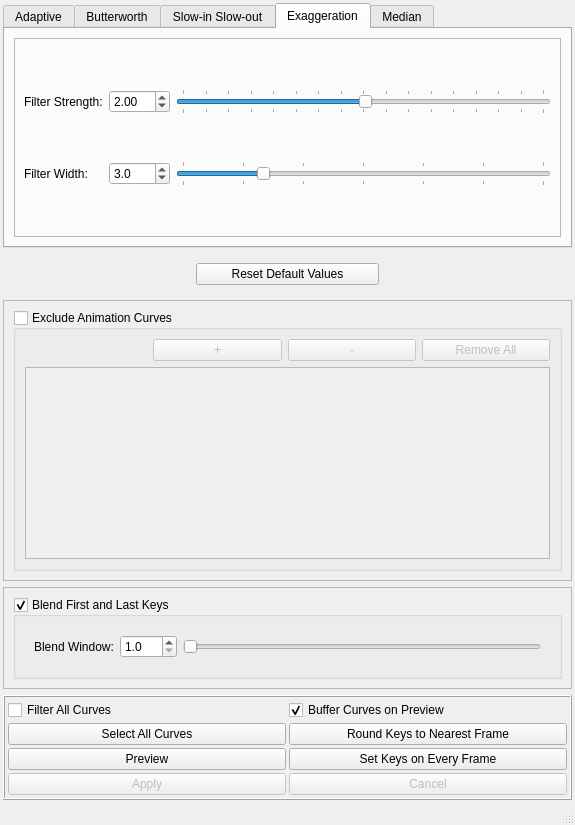
<?xml version="1.0" encoding="UTF-8"?>
<ui version="4.0">
 <class>animFiltersWindow</class>
 <widget class="QMainWindow" name="animFiltersWindow">
  <property name="geometry">
   <rect>
    <x>0</x>
    <y>0</y>
    <width>575</width>
    <height>817</height>
   </rect>
  </property>
  <property name="sizePolicy">
   <sizepolicy hsizetype="Expanding" vsizetype="Preferred">
    <horstretch>0</horstretch>
    <verstretch>0</verstretch>
   </sizepolicy>
  </property>
  <property name="minimumSize">
   <size>
    <width>0</width>
    <height>0</height>
   </size>
  </property>
  <property name="windowTitle">
   <string>Animation Filters</string>
  </property>
  <widget class="QWidget" name="centralwidget">
   <property name="sizePolicy">
    <sizepolicy hsizetype="Preferred" vsizetype="Minimum">
     <horstretch>0</horstretch>
     <verstretch>0</verstretch>
    </sizepolicy>
   </property>
   <layout class="QVBoxLayout" name="verticalLayout">
    <property name="leftMargin">
     <number>3</number>
    </property>
    <property name="topMargin">
     <number>3</number>
    </property>
    <property name="rightMargin">
     <number>3</number>
    </property>
    <property name="bottomMargin">
     <number>3</number>
    </property>
    <item>
     <layout class="QVBoxLayout" name="verticalLayout_12" stretch="0,0,0,0">
      <property name="sizeConstraint">
       <enum>QLayout::SetDefaultConstraint</enum>
      </property>
      <item>
       <widget class="QTabWidget" name="tabWidget">
        <property name="enabled">
         <bool>true</bool>
        </property>
        <property name="sizePolicy">
         <sizepolicy hsizetype="Preferred" vsizetype="Preferred">
          <horstretch>0</horstretch>
          <verstretch>0</verstretch>
         </sizepolicy>
        </property>
        <property name="minimumSize">
         <size>
          <width>0</width>
          <height>0</height>
         </size>
        </property>
        <property name="maximumSize">
         <size>
          <width>16777215</width>
          <height>1000</height>
         </size>
        </property>
        <property name="currentIndex">
         <number>3</number>
        </property>
        <property name="movable">
         <bool>false</bool>
        </property>
        <widget class="QWidget" name="adaptiveCurveTab">
         <property name="sizePolicy">
          <sizepolicy hsizetype="Preferred" vsizetype="Minimum">
           <horstretch>0</horstretch>
           <verstretch>0</verstretch>
          </sizepolicy>
         </property>
         <attribute name="title">
          <string>Adaptive</string>
         </attribute>
         <layout class="QGridLayout" name="gridLayout_3">
          <item row="0" column="0">
           <widget class="QFrame" name="frame_6">
            <property name="frameShape">
             <enum>QFrame::StyledPanel</enum>
            </property>
            <property name="frameShadow">
             <enum>QFrame::Raised</enum>
            </property>
            <layout class="QGridLayout" name="gridLayout_10">
             <item row="1" column="2">
              <widget class="QSlider" name="multiSlider">
               <property name="toolTip">
                <string>Threshold = Threshold * Multiplier</string>
               </property>
               <property name="minimum">
                <number>1</number>
               </property>
               <property name="maximum">
                <number>500</number>
               </property>
               <property name="orientation">
                <enum>Qt::Horizontal</enum>
               </property>
              </widget>
             </item>
             <item row="0" column="1">
              <widget class="QDoubleSpinBox" name="thresholdSpinBox">
               <property name="toolTip">
                <string>Threshold = Threshold * Multiplier</string>
               </property>
               <property name="decimals">
                <number>3</number>
               </property>
               <property name="minimum">
                <double>0.000000000000000</double>
               </property>
               <property name="maximum">
                <double>1.000000000000000</double>
               </property>
               <property name="singleStep">
                <double>0.001000000000000</double>
               </property>
               <property name="value">
                <double>0.500000000000000</double>
               </property>
              </widget>
             </item>
             <item row="1" column="0">
              <widget class="QLabel" name="label">
               <property name="text">
                <string>Multiplier:</string>
               </property>
              </widget>
             </item>
             <item row="0" column="0">
              <widget class="QLabel" name="label_7">
               <property name="text">
                <string>Threshold:</string>
               </property>
              </widget>
             </item>
             <item row="1" column="1">
              <widget class="QSpinBox" name="multiSpinBox">
               <property name="toolTip">
                <string>Threshold = Threshold * Multiplier</string>
               </property>
               <property name="minimum">
                <number>1</number>
               </property>
               <property name="maximum">
                <number>500</number>
               </property>
              </widget>
             </item>
             <item row="0" column="2">
              <widget class="QSlider" name="thresholdSlider">
               <property name="toolTip">
                <string>Threshold = Threshold * Multiplier</string>
               </property>
               <property name="minimum">
                <number>0</number>
               </property>
               <property name="maximum">
                <number>1000</number>
               </property>
               <property name="value">
                <number>500</number>
               </property>
               <property name="orientation">
                <enum>Qt::Horizontal</enum>
               </property>
              </widget>
             </item>
            </layout>
           </widget>
          </item>
         </layout>
        </widget>
        <widget class="QWidget" name="butterworthTab">
         <property name="sizePolicy">
          <sizepolicy hsizetype="Preferred" vsizetype="Minimum">
           <horstretch>0</horstretch>
           <verstretch>0</verstretch>
          </sizepolicy>
         </property>
         <attribute name="title">
          <string>Butterworth</string>
         </attribute>
         <layout class="QGridLayout" name="gridLayout_2">
          <item row="0" column="0">
           <widget class="QFrame" name="frame_5">
            <property name="frameShape">
             <enum>QFrame::StyledPanel</enum>
            </property>
            <property name="frameShadow">
             <enum>QFrame::Raised</enum>
            </property>
            <layout class="QGridLayout" name="gridLayout_9">
             <item row="0" column="0">
              <widget class="QLabel" name="label_4">
               <property name="text">
                <string>Sample Frequency:</string>
               </property>
              </widget>
             </item>
             <item row="0" column="1">
              <widget class="QSpinBox" name="butterSampleFreqSpinBox">
               <property name="toolTip">
                <string>Sampling rate of the filtered curve</string>
               </property>
               <property name="minimum">
                <number>4</number>
               </property>
               <property name="maximum">
                <number>120</number>
               </property>
               <property name="value">
                <number>30</number>
               </property>
              </widget>
             </item>
             <item row="0" column="2">
              <widget class="QSlider" name="butterSampleFreqSlider">
               <property name="toolTip">
                <string>Sampling rate of the filtered curve</string>
               </property>
               <property name="minimum">
                <number>4</number>
               </property>
               <property name="maximum">
                <number>120</number>
               </property>
               <property name="value">
                <number>30</number>
               </property>
               <property name="tracking">
                <bool>false</bool>
               </property>
               <property name="orientation">
                <enum>Qt::Horizontal</enum>
               </property>
              </widget>
             </item>
             <item row="1" column="0">
              <widget class="QLabel" name="label_5">
               <property name="text">
                <string>Cutoff Frequency:</string>
               </property>
              </widget>
             </item>
             <item row="1" column="1">
              <widget class="QDoubleSpinBox" name="butterCutoffFreqSpinBox">
               <property name="toolTip">
                <string>Frequencies higher than this value will be removed</string>
               </property>
               <property name="minimum">
                <double>-30.100000000000001</double>
               </property>
               <property name="maximum">
                <double>30.000000000000000</double>
               </property>
               <property name="singleStep">
                <double>0.100000000000000</double>
               </property>
               <property name="value">
                <double>5.000000000000000</double>
               </property>
              </widget>
             </item>
             <item row="1" column="2">
              <widget class="QSlider" name="butterCutoffFreqSlider">
               <property name="toolTip">
                <string>Frequencies higher than this value will be removed</string>
               </property>
               <property name="minimum">
                <number>10</number>
               </property>
               <property name="maximum">
                <number>3000</number>
               </property>
               <property name="singleStep">
                <number>10</number>
               </property>
               <property name="pageStep">
                <number>100</number>
               </property>
               <property name="value">
                <number>500</number>
               </property>
               <property name="tracking">
                <bool>false</bool>
               </property>
               <property name="orientation">
                <enum>Qt::Horizontal</enum>
               </property>
              </widget>
             </item>
             <item row="2" column="0">
              <widget class="QLabel" name="label_6">
               <property name="text">
                <string>Order:</string>
               </property>
              </widget>
             </item>
             <item row="2" column="1">
              <widget class="QSpinBox" name="butterOrderSpinBox">
               <property name="toolTip">
                <string>Changes frequency response (roll off)</string>
               </property>
               <property name="minimum">
                <number>1</number>
               </property>
               <property name="maximum">
                <number>10</number>
               </property>
               <property name="value">
                <number>5</number>
               </property>
              </widget>
             </item>
             <item row="2" column="2">
              <widget class="QSlider" name="butterOrderSlider">
               <property name="toolTip">
                <string>Changes frequency response (roll off)</string>
               </property>
               <property name="minimum">
                <number>1</number>
               </property>
               <property name="maximum">
                <number>10</number>
               </property>
               <property name="pageStep">
                <number>1</number>
               </property>
               <property name="value">
                <number>5</number>
               </property>
               <property name="tracking">
                <bool>false</bool>
               </property>
               <property name="orientation">
                <enum>Qt::Horizontal</enum>
               </property>
              </widget>
             </item>
            </layout>
           </widget>
          </item>
         </layout>
        </widget>
        <widget class="QWidget" name="slowInSlowOutTab">
         <property name="sizePolicy">
          <sizepolicy hsizetype="Preferred" vsizetype="Preferred">
           <horstretch>0</horstretch>
           <verstretch>0</verstretch>
          </sizepolicy>
         </property>
         <attribute name="title">
          <string>Slow-in Slow-out</string>
         </attribute>
         <layout class="QVBoxLayout" name="verticalLayout_5">
          <item>
           <widget class="QFrame" name="frame_4">
            <property name="frameShape">
             <enum>QFrame::StyledPanel</enum>
            </property>
            <property name="frameShadow">
             <enum>QFrame::Raised</enum>
            </property>
            <layout class="QGridLayout" name="gridLayout_7">
             <item row="1" column="0">
              <widget class="QLabel" name="label_2">
               <property name="toolTip">
                <string>Minimum number of keys between two turning points of a curve</string>
               </property>
               <property name="text">
                <string>Scale Factor:</string>
               </property>
              </widget>
             </item>
             <item row="0" column="2">
              <widget class="QSlider" name="slowInSlider">
               <property name="toolTip">
                <string>Number of frames</string>
               </property>
               <property name="minimum">
                <number>0</number>
               </property>
               <property name="maximum">
                <number>10</number>
               </property>
               <property name="singleStep">
                <number>1</number>
               </property>
               <property name="pageStep">
                <number>1</number>
               </property>
               <property name="value">
                <number>0</number>
               </property>
               <property name="tracking">
                <bool>false</bool>
               </property>
               <property name="orientation">
                <enum>Qt::Horizontal</enum>
               </property>
               <property name="tickPosition">
                <enum>QSlider::TicksBothSides</enum>
               </property>
               <property name="tickInterval">
                <number>10</number>
               </property>
              </widget>
             </item>
             <item row="1" column="1">
              <widget class="QDoubleSpinBox" name="slowInScaleSpinBox">
               <property name="wrapping">
                <bool>false</bool>
               </property>
               <property name="decimals">
                <number>1</number>
               </property>
               <property name="minimum">
                <double>0.100000000000000</double>
               </property>
               <property name="maximum">
                <double>1.000000000000000</double>
               </property>
               <property name="singleStep">
                <double>0.100000000000000</double>
               </property>
               <property name="value">
                <double>0.700000000000000</double>
               </property>
              </widget>
             </item>
             <item row="1" column="2">
              <widget class="QSlider" name="slowInScaleSlider">
               <property name="layoutDirection">
                <enum>Qt::LeftToRight</enum>
               </property>
               <property name="minimum">
                <number>10</number>
               </property>
               <property name="maximum">
                <number>100</number>
               </property>
               <property name="singleStep">
                <number>10</number>
               </property>
               <property name="value">
                <number>70</number>
               </property>
               <property name="tracking">
                <bool>false</bool>
               </property>
               <property name="orientation">
                <enum>Qt::Horizontal</enum>
               </property>
               <property name="tickPosition">
                <enum>QSlider::TicksBothSides</enum>
               </property>
               <property name="tickInterval">
                <number>10</number>
               </property>
              </widget>
             </item>
             <item row="0" column="0">
              <widget class="QLabel" name="offset">
               <property name="toolTip">
                <string>Determines how abruptly the motion accelerates (lower=more abrupt)</string>
               </property>
               <property name="text">
                <string>Skip:</string>
               </property>
              </widget>
             </item>
             <item row="0" column="1">
              <widget class="QSpinBox" name="slowInSpinBox">
               <property name="minimum">
                <number>0</number>
               </property>
               <property name="maximum">
                <number>10</number>
               </property>
               <property name="stepType">
                <enum>QAbstractSpinBox::DefaultStepType</enum>
               </property>
               <property name="value">
                <number>0</number>
               </property>
              </widget>
             </item>
            </layout>
           </widget>
          </item>
          <item>
           <widget class="QFrame" name="frame_7">
            <property name="frameShape">
             <enum>QFrame::StyledPanel</enum>
            </property>
            <property name="frameShadow">
             <enum>QFrame::Raised</enum>
            </property>
            <layout class="QGridLayout" name="gridLayout_11">
             <item row="0" column="0">
              <widget class="QGroupBox" name="controllingCurveGroupBox">
               <property name="sizePolicy">
                <sizepolicy hsizetype="Preferred" vsizetype="Preferred">
                 <horstretch>0</horstretch>
                 <verstretch>0</verstretch>
                </sizepolicy>
               </property>
               <property name="title">
                <string>Controlling Curve</string>
               </property>
               <property name="flat">
                <bool>false</bool>
               </property>
               <property name="checkable">
                <bool>true</bool>
               </property>
               <property name="checked">
                <bool>false</bool>
               </property>
               <layout class="QGridLayout" name="gridLayout_6">
                <item row="0" column="0">
                 <widget class="QPushButton" name="addControl">
                  <property name="text">
                   <string>+</string>
                  </property>
                 </widget>
                </item>
                <item row="0" column="1">
                 <widget class="QPushButton" name="removeControl">
                  <property name="text">
                   <string>-</string>
                  </property>
                 </widget>
                </item>
                <item row="1" column="0" colspan="2">
                 <widget class="QListWidget" name="controllingCurveList">
                  <property name="sizePolicy">
                   <sizepolicy hsizetype="Preferred" vsizetype="Fixed">
                    <horstretch>0</horstretch>
                    <verstretch>0</verstretch>
                   </sizepolicy>
                  </property>
                  <property name="maximumSize">
                   <size>
                    <width>16777215</width>
                    <height>25</height>
                   </size>
                  </property>
                 </widget>
                </item>
               </layout>
              </widget>
             </item>
            </layout>
           </widget>
          </item>
         </layout>
        </widget>
        <widget class="QWidget" name="laplacianCurveTab">
         <property name="sizePolicy">
          <sizepolicy hsizetype="Preferred" vsizetype="Preferred">
           <horstretch>0</horstretch>
           <verstretch>2</verstretch>
          </sizepolicy>
         </property>
         <property name="minimumSize">
          <size>
           <width>0</width>
           <height>215</height>
          </size>
         </property>
         <attribute name="title">
          <string>Exaggeration</string>
         </attribute>
         <layout class="QVBoxLayout" name="verticalLayout_7">
          <item>
           <widget class="QFrame" name="frame_3">
            <property name="frameShape">
             <enum>QFrame::StyledPanel</enum>
            </property>
            <property name="frameShadow">
             <enum>QFrame::Raised</enum>
            </property>
            <layout class="QGridLayout" name="gridLayout_8">
             <item row="0" column="0">
              <widget class="QLabel" name="label_10">
               <property name="text">
                <string>Filter Strength:</string>
               </property>
              </widget>
             </item>
             <item row="0" column="1">
              <widget class="QDoubleSpinBox" name="factorSpinBox">
               <property name="toolTip">
                <string>Factor the curve is scaled by</string>
               </property>
               <property name="decimals">
                <number>2</number>
               </property>
               <property name="minimum">
                <double>-50.000000000000000</double>
               </property>
               <property name="maximum">
                <double>50.000000000000000</double>
               </property>
               <property name="singleStep">
                <double>0.050000000000000</double>
               </property>
               <property name="value">
                <double>2.000000000000000</double>
               </property>
              </widget>
             </item>
             <item row="0" column="2">
              <widget class="QSlider" name="factorSlider">
               <property name="toolTip">
                <string>Factor the curve is scaled by</string>
               </property>
               <property name="minimum">
                <number>-200</number>
               </property>
               <property name="maximum">
                <number>200</number>
               </property>
               <property name="value">
                <number>2</number>
               </property>
               <property name="tracking">
                <bool>false</bool>
               </property>
               <property name="orientation">
                <enum>Qt::Horizontal</enum>
               </property>
               <property name="tickPosition">
                <enum>QSlider::TicksBothSides</enum>
               </property>
               <property name="tickInterval">
                <number>25</number>
               </property>
              </widget>
             </item>
             <item row="1" column="0">
              <widget class="QLabel" name="label_9">
               <property name="text">
                <string>Filter Width:</string>
               </property>
              </widget>
             </item>
             <item row="1" column="1">
              <widget class="QDoubleSpinBox" name="sigmaSpinBox">
               <property name="toolTip">
                <string>Sigma of Gaussian Function</string>
               </property>
               <property name="decimals">
                <number>1</number>
               </property>
               <property name="minimum">
                <double>0.100000000000000</double>
               </property>
               <property name="maximum">
                <double>10.000000000000000</double>
               </property>
               <property name="singleStep">
                <double>0.100000000000000</double>
               </property>
               <property name="value">
                <double>3.000000000000000</double>
               </property>
              </widget>
             </item>
             <item row="1" column="2">
              <widget class="QSlider" name="sigmaSlider">
               <property name="toolTip">
                <string>Sigma of Gaussian Function</string>
               </property>
               <property name="minimum">
                <number>10</number>
               </property>
               <property name="maximum">
                <number>100</number>
               </property>
               <property name="singleStep">
                <number>15</number>
               </property>
               <property name="pageStep">
                <number>15</number>
               </property>
               <property name="value">
                <number>30</number>
               </property>
               <property name="tracking">
                <bool>false</bool>
               </property>
               <property name="orientation">
                <enum>Qt::Horizontal</enum>
               </property>
               <property name="tickPosition">
                <enum>QSlider::TicksBothSides</enum>
               </property>
               <property name="tickInterval">
                <number>15</number>
               </property>
              </widget>
             </item>
            </layout>
           </widget>
          </item>
         </layout>
        </widget>
        <widget class="QWidget" name="medianTab">
         <property name="sizePolicy">
          <sizepolicy hsizetype="Preferred" vsizetype="Minimum">
           <horstretch>0</horstretch>
           <verstretch>0</verstretch>
          </sizepolicy>
         </property>
         <attribute name="title">
          <string>Median</string>
         </attribute>
         <layout class="QVBoxLayout" name="verticalLayout_4">
          <item>
           <widget class="QFrame" name="frame_2">
            <property name="frameShape">
             <enum>QFrame::StyledPanel</enum>
            </property>
            <property name="frameShadow">
             <enum>QFrame::Raised</enum>
            </property>
            <layout class="QHBoxLayout" name="horizontalLayout">
             <item>
              <widget class="QLabel" name="label_3">
               <property name="text">
                <string>Window size:</string>
               </property>
              </widget>
             </item>
             <item>
              <widget class="QSpinBox" name="medianSpinBox">
               <property name="toolTip">
                <string>Number of frames</string>
               </property>
               <property name="minimum">
                <number>1</number>
               </property>
               <property name="singleStep">
                <number>2</number>
               </property>
               <property name="value">
                <number>35</number>
               </property>
              </widget>
             </item>
             <item>
              <widget class="QSlider" name="medianSlider">
               <property name="toolTip">
                <string>Number of frames</string>
               </property>
               <property name="minimum">
                <number>1</number>
               </property>
               <property name="singleStep">
                <number>2</number>
               </property>
               <property name="value">
                <number>35</number>
               </property>
               <property name="orientation">
                <enum>Qt::Horizontal</enum>
               </property>
              </widget>
             </item>
            </layout>
           </widget>
          </item>
         </layout>
        </widget>
       </widget>
      </item>
      <item>
       <widget class="QFrame" name="frame_10">
        <property name="frameShape">
         <enum>QFrame::NoFrame</enum>
        </property>
        <property name="frameShadow">
         <enum>QFrame::Raised</enum>
        </property>
        <layout class="QHBoxLayout" name="horizontalLayout_4">
         <item>
          <spacer name="horizontalSpacer_2">
           <property name="orientation">
            <enum>Qt::Horizontal</enum>
           </property>
           <property name="sizeHint" stdset="0">
            <size>
             <width>20</width>
             <height>20</height>
            </size>
           </property>
          </spacer>
         </item>
         <item>
          <widget class="QPushButton" name="resetButton">
           <property name="enabled">
            <bool>true</bool>
           </property>
           <property name="sizePolicy">
            <sizepolicy hsizetype="MinimumExpanding" vsizetype="Fixed">
             <horstretch>0</horstretch>
             <verstretch>0</verstretch>
            </sizepolicy>
           </property>
           <property name="toolTip">
            <string>Reset filter settings</string>
           </property>
           <property name="text">
            <string>Reset Default Values</string>
           </property>
          </widget>
         </item>
         <item>
          <spacer name="horizontalSpacer_3">
           <property name="orientation">
            <enum>Qt::Horizontal</enum>
           </property>
           <property name="sizeHint" stdset="0">
            <size>
             <width>20</width>
             <height>20</height>
            </size>
           </property>
          </spacer>
         </item>
        </layout>
       </widget>
      </item>
      <item>
       <widget class="QFrame" name="frame_8">
        <property name="frameShape">
         <enum>QFrame::StyledPanel</enum>
        </property>
        <property name="frameShadow">
         <enum>QFrame::Plain</enum>
        </property>
        <layout class="QVBoxLayout" name="verticalLayout_6">
         <item>
          <widget class="QGroupBox" name="excludeGroupBox">
           <property name="enabled">
            <bool>true</bool>
           </property>
           <property name="mouseTracking">
            <bool>false</bool>
           </property>
           <property name="toolTip">
            <string>When enabled, excludes curves in the list from filtering even if they are selected</string>
           </property>
           <property name="autoFillBackground">
            <bool>false</bool>
           </property>
           <property name="title">
            <string>Exclude Animation Curves</string>
           </property>
           <property name="checkable">
            <bool>true</bool>
           </property>
           <property name="checked">
            <bool>false</bool>
           </property>
           <layout class="QVBoxLayout" name="verticalLayout_2">
            <item>
             <layout class="QGridLayout" name="gridLayout_5" rowstretch="0">
              <property name="rightMargin">
               <number>0</number>
              </property>
              <item row="0" column="1">
               <widget class="QPushButton" name="addButton">
                <property name="sizePolicy">
                 <sizepolicy hsizetype="Expanding" vsizetype="Fixed">
                  <horstretch>0</horstretch>
                  <verstretch>0</verstretch>
                 </sizepolicy>
                </property>
                <property name="text">
                 <string>+</string>
                </property>
               </widget>
              </item>
              <item row="0" column="2">
               <widget class="QPushButton" name="removeButton">
                <property name="sizePolicy">
                 <sizepolicy hsizetype="Expanding" vsizetype="Fixed">
                  <horstretch>0</horstretch>
                  <verstretch>0</verstretch>
                 </sizepolicy>
                </property>
                <property name="text">
                 <string>-</string>
                </property>
               </widget>
              </item>
              <item row="0" column="0">
               <spacer name="horizontalSpacer">
                <property name="orientation">
                 <enum>Qt::Horizontal</enum>
                </property>
                <property name="sizeType">
                 <enum>QSizePolicy::Expanding</enum>
                </property>
                <property name="sizeHint" stdset="0">
                 <size>
                  <width>40</width>
                  <height>20</height>
                 </size>
                </property>
               </spacer>
              </item>
              <item row="0" column="3">
               <widget class="QPushButton" name="removeAllButton">
                <property name="sizePolicy">
                 <sizepolicy hsizetype="Expanding" vsizetype="Fixed">
                  <horstretch>0</horstretch>
                  <verstretch>0</verstretch>
                 </sizepolicy>
                </property>
                <property name="text">
                 <string>Remove All</string>
                </property>
                <property name="checkable">
                 <bool>false</bool>
                </property>
                <property name="checked">
                 <bool>false</bool>
                </property>
               </widget>
              </item>
             </layout>
            </item>
            <item>
             <widget class="QListWidget" name="listWidget">
              <property name="sizePolicy">
               <sizepolicy hsizetype="Expanding" vsizetype="Expanding">
                <horstretch>1</horstretch>
                <verstretch>1</verstretch>
               </sizepolicy>
              </property>
              <property name="dragEnabled">
               <bool>true</bool>
              </property>
              <property name="alternatingRowColors">
               <bool>true</bool>
              </property>
              <property name="selectionMode">
               <enum>QAbstractItemView::MultiSelection</enum>
              </property>
              <property name="sortingEnabled">
               <bool>true</bool>
              </property>
             </widget>
            </item>
           </layout>
          </widget>
         </item>
        </layout>
       </widget>
      </item>
      <item>
       <widget class="QFrame" name="frame_9">
        <property name="frameShape">
         <enum>QFrame::StyledPanel</enum>
        </property>
        <property name="frameShadow">
         <enum>QFrame::Plain</enum>
        </property>
        <layout class="QHBoxLayout" name="horizontalLayout_3">
         <item>
          <widget class="QGroupBox" name="loopedAnimCheckBox">
           <property name="enabled">
            <bool>true</bool>
           </property>
           <property name="sizePolicy">
            <sizepolicy hsizetype="Preferred" vsizetype="Preferred">
             <horstretch>0</horstretch>
             <verstretch>0</verstretch>
            </sizepolicy>
           </property>
           <property name="title">
            <string>Blend First and Last Keys</string>
           </property>
           <property name="checkable">
            <bool>true</bool>
           </property>
           <layout class="QVBoxLayout" name="verticalLayout_3">
            <item>
             <layout class="QHBoxLayout" name="horizontalLayout_2">
              <property name="leftMargin">
               <number>9</number>
              </property>
              <property name="topMargin">
               <number>9</number>
              </property>
              <property name="rightMargin">
               <number>9</number>
              </property>
              <property name="bottomMargin">
               <number>9</number>
              </property>
              <item>
               <widget class="QLabel" name="label_8">
                <property name="text">
                 <string>Blend Window:</string>
                </property>
               </widget>
              </item>
              <item>
               <widget class="QDoubleSpinBox" name="blendWindowSpinBox">
                <property name="toolTip">
                 <string>Window Size</string>
                </property>
                <property name="decimals">
                 <number>1</number>
                </property>
                <property name="minimum">
                 <double>1.000000000000000</double>
                </property>
                <property name="maximum">
                 <double>100.000000000000000</double>
                </property>
                <property name="singleStep">
                 <double>1.000000000000000</double>
                </property>
                <property name="value">
                 <double>1.000000000000000</double>
                </property>
               </widget>
              </item>
              <item>
               <widget class="QSlider" name="blendWindowSlider">
                <property name="toolTip">
                 <string>Window Size</string>
                </property>
                <property name="minimum">
                 <number>1</number>
                </property>
                <property name="maximum">
                 <number>100</number>
                </property>
                <property name="value">
                 <number>1</number>
                </property>
                <property name="tracking">
                 <bool>false</bool>
                </property>
                <property name="orientation">
                 <enum>Qt::Horizontal</enum>
                </property>
               </widget>
              </item>
             </layout>
            </item>
           </layout>
          </widget>
         </item>
        </layout>
       </widget>
      </item>
     </layout>
    </item>
    <item>
     <widget class="QFrame" name="frame">
      <property name="sizePolicy">
       <sizepolicy hsizetype="Preferred" vsizetype="Minimum">
        <horstretch>0</horstretch>
        <verstretch>0</verstretch>
       </sizepolicy>
      </property>
      <property name="autoFillBackground">
       <bool>true</bool>
      </property>
      <property name="frameShape">
       <enum>QFrame::Box</enum>
      </property>
      <property name="frameShadow">
       <enum>QFrame::Raised</enum>
      </property>
      <layout class="QGridLayout" name="gridLayout">
       <property name="leftMargin">
        <number>3</number>
       </property>
       <property name="topMargin">
        <number>3</number>
       </property>
       <property name="rightMargin">
        <number>3</number>
       </property>
       <property name="bottomMargin">
        <number>3</number>
       </property>
       <property name="spacing">
        <number>3</number>
       </property>
       <item row="5" column="0">
        <widget class="QPushButton" name="applyButton">
         <property name="enabled">
          <bool>false</bool>
         </property>
         <property name="text">
          <string>Apply</string>
         </property>
        </widget>
       </item>
       <item row="3" column="0">
        <widget class="QPushButton" name="selectAllButton">
         <property name="text">
          <string>Select All Curves</string>
         </property>
        </widget>
       </item>
       <item row="5" column="1">
        <widget class="QPushButton" name="cancelButton">
         <property name="enabled">
          <bool>false</bool>
         </property>
         <property name="text">
          <string>Cancel</string>
         </property>
        </widget>
       </item>
       <item row="3" column="1">
        <widget class="QPushButton" name="deleteInbetweenButton">
         <property name="text">
          <string>Round Keys to Nearest Frame</string>
         </property>
        </widget>
       </item>
       <item row="4" column="1">
        <widget class="QPushButton" name="evenOutButton">
         <property name="text">
          <string>Set Keys on Every Frame</string>
         </property>
        </widget>
       </item>
       <item row="4" column="0">
        <widget class="QPushButton" name="previewButton">
         <property name="toolTip">
          <string>Preview the filter effect</string>
         </property>
         <property name="text">
          <string>Preview</string>
         </property>
        </widget>
       </item>
       <item row="1" column="1">
        <widget class="QCheckBox" name="bufferCurvesCheckBox">
         <property name="text">
          <string>Buffer Curves on Preview</string>
         </property>
         <property name="checked">
          <bool>true</bool>
         </property>
        </widget>
       </item>
       <item row="1" column="0">
        <widget class="QCheckBox" name="filterAllGroupBox">
         <property name="text">
          <string>Filter All Curves</string>
         </property>
        </widget>
       </item>
      </layout>
     </widget>
    </item>
   </layout>
  </widget>
  <widget class="QStatusBar" name="statusbar"/>
  <action name="actionUse_Anim_Curve_Buffer">
   <property name="checkable">
    <bool>true</bool>
   </property>
   <property name="checked">
    <bool>true</bool>
   </property>
   <property name="text">
    <string>Use Buffer Curves</string>
   </property>
  </action>
 </widget>
 <resources/>
 <connections/>
</ui>
